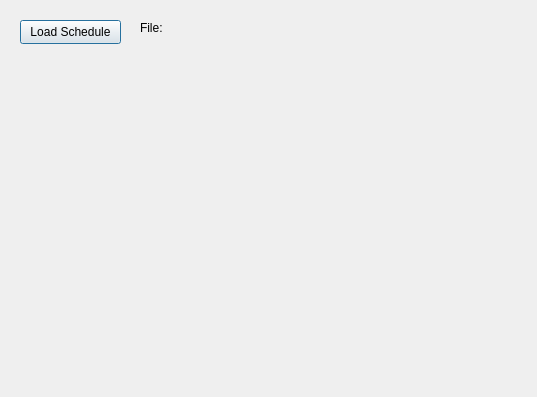
<?xml version="1.0" encoding="UTF-8"?>
<ui version="4.0">
 <class>schedule</class>
 <widget class="QDialog" name="schedule">
  <property name="geometry">
   <rect>
    <x>0</x>
    <y>0</y>
    <width>537</width>
    <height>397</height>
   </rect>
  </property>
  <property name="windowTitle">
   <string>Dialog</string>
  </property>
  <widget class="QLabel" name="fileLabel">
   <property name="geometry">
    <rect>
     <x>190</x>
     <y>10</y>
     <width>341</width>
     <height>31</height>
    </rect>
   </property>
   <property name="text">
    <string/>
   </property>
   <property name="alignment">
    <set>Qt::AlignLeading|Qt::AlignLeft|Qt::AlignTop</set>
   </property>
   <property name="wordWrap">
    <bool>true</bool>
   </property>
  </widget>
  <widget class="QLabel" name="label">
   <property name="geometry">
    <rect>
     <x>140</x>
     <y>20</y>
     <width>41</width>
     <height>16</height>
    </rect>
   </property>
   <property name="text">
    <string>File:</string>
   </property>
  </widget>
  <widget class="QPushButton" name="loadSchedule">
   <property name="geometry">
    <rect>
     <x>20</x>
     <y>20</y>
     <width>101</width>
     <height>24</height>
    </rect>
   </property>
   <property name="text">
    <string>Load Schedule</string>
   </property>
  </widget>
 </widget>
 <resources/>
 <connections/>
</ui>
